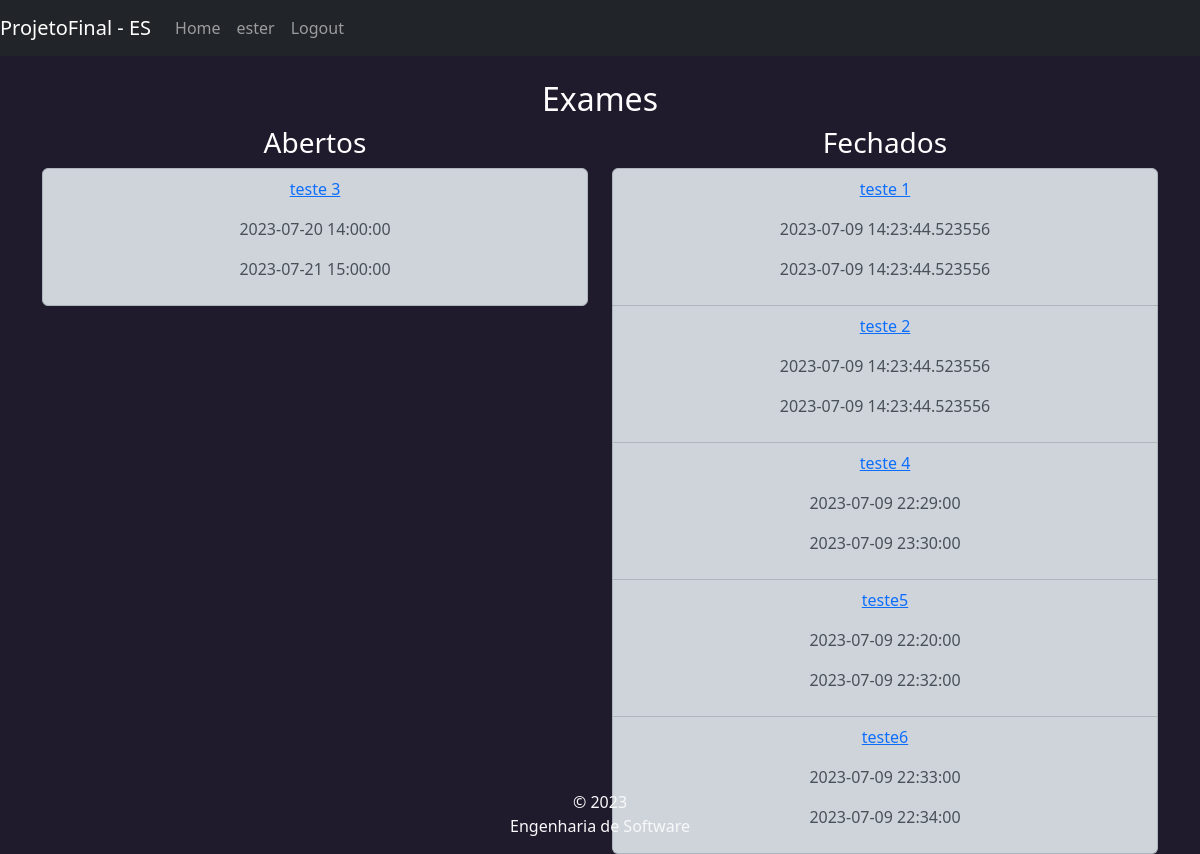
Page /exames (signed in) on the earlier database version.
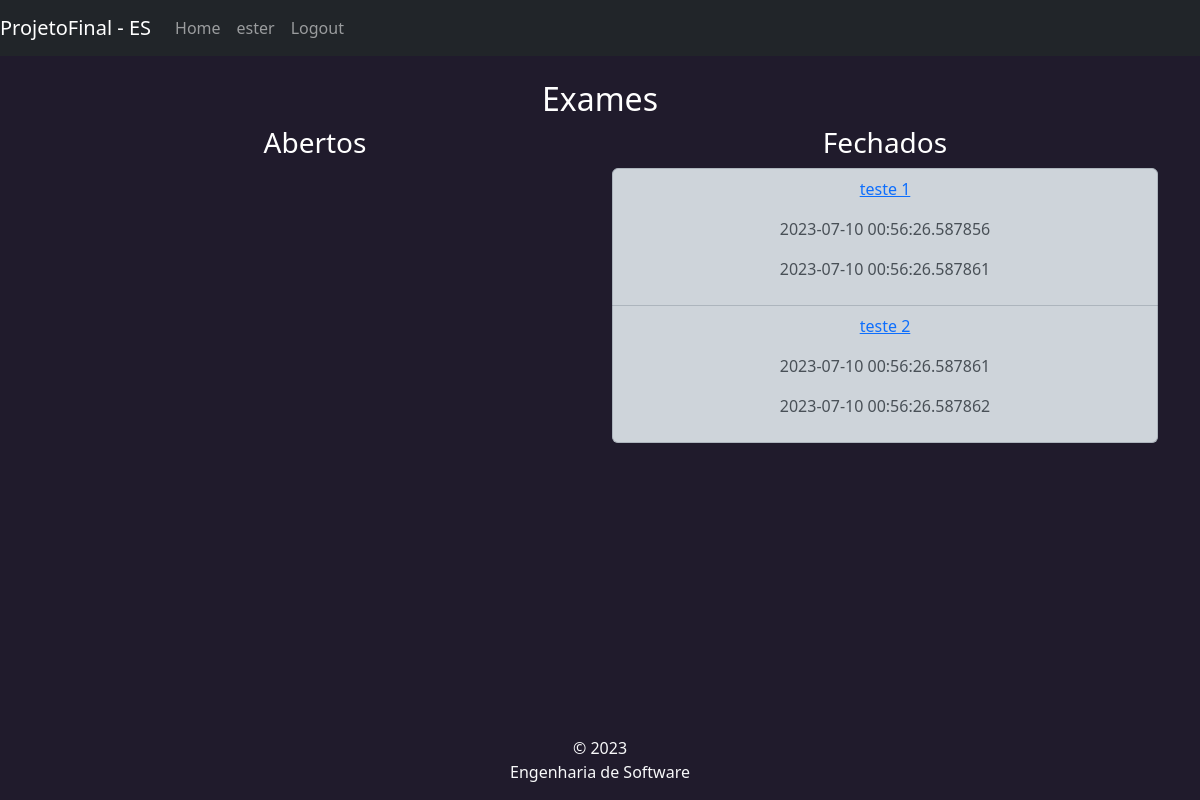
Same page on the later database version.
### app/models/tables.py (models this page shows)
class User(db.Model, UserMixin):
    id = db.Column(Integer, primary_key=True)
    username = db.Column(String(9), nullable=False, unique=True)
    email = db.Column(String(150), nullable=False, unique=True)
    password = db.Column(db.String(80), nullable=False)
    professor = db.Column(db.Boolean,nullable=False)

class Exame(db.Model):
    __tablename__ = 'exames'
    id = db.Column(db.Integer, primary_key=True)
    nome = db.Column(db.String,nullable = False)
    qtd_questoes = db.Column(db.Integer, nullable=False)
    valor = db.Column(db.String, nullable=False)
    horario_inicio = db.Column(db.DateTime, nullable = False)
    horario_fim = db.Column(db.DateTime, nullable = False)
    questoes:  Mapped[list["QuestaoExame"]] = relationship(back_populates="exame")
    '''
    questoes = db.relationship('Questao',secondary = questoes, lazy='subquery',
                               backref = db.backref('exames',lazy=True))
    questoesCE = db.relationship('QuestaoCE',secondary = questoesCE, lazy='subquery',
                               backref = db.backref('exames',lazy=True))
    questoesCA = db.relationship('QuestaoCA',secondary = questoesCA, lazy='subquery',
                               backref = db.backref('exames',lazy=True))
    '''

### app/controllers/routes.py (the view)
@app.route("/exames",methods=['GET'])
@login_required
def exames():
    now = datetime.now()
    exames = Exame.query.all()
    return render_template('exames.html', exames=exames, now=now)

### app/controllers/routes.py (called while the page is built)
@login_manager.user_loader
def load_user(user_id):
    return User.query.get(int(user_id))

### app/templates/exames.html (shortened to what this page needs)
{% extends "base.html" %}
{% block content %}
<h2 class="text-center">Exames</h2>
<div class="row text-center">
    <div class="col">
        <h3>Abertos</h3>
        <ul class="list-group">
        {% for exame in exames %}
        {% if now < exame.horario_fim %}
        <li class="list-group-item list-group-item-dark">
            <p><a href="{{url_for('exames_edit', id=exame.id)}}">{{ exame.nome }}</a></p>
            <p>{{ exame.horario_inicio}}</p>
            <p>{{ exame.horario_fim }}</p>
        </li>
        {% endif %}
        {% endfor %}
        </ul>
    </div>
    <div class="col">
        <h3>Fechados</h3>
        <ul class="list-group list-group-item-dark">
        {% for exame in exames %}
        {% if now > exame.horario_fim %}
        <li class="list-group-item">
            <p><a href="{{url_for('exames_relatorio', id=exame.id)}}">{{ exame.nome }}</a></p>
            <p>{{ exame.horario_inicio}}</p>
            <p>{{ exame.horario_fim }}</p>
        </li>
        {% endif %}
        {% endfor %}
        </ul>
    </div>
</div>
{% endblock %}

### app/templates/base.html (shortened to what this page needs)
<!DOCTYPE html>
<html lang="en">
<head>
    <link rel="stylesheet" href="/static/bootstrap-5.3.0-dist/css/bootstrap.min.css" />
</head>
<body style="background: #201b2c; color: white">
    <nav class="navbar navbar-expand-lg navbar-dark bg-dark">
        <a class="navbar-brand" href="#"> ProjetoFinal - ES </a>
        <div class="collapse navbar-collapse" id="navbarNav">
        <ul class="navbar-nav">
            <li class="nav-item active">
                <a class="nav-link" href="/user">Home</a>
            </li>
            {% if current_user.anoynumous %}
            {% else %}
            <li class="nav-item active">
                <a class="nav-link" href="">{{current_user.username }}</a>
            </li>
            <li class="nav-item active">
                <a class="nav-link" href="{{ url_for('logout') }}">Logout</a>
            </li>
            {% endif %}
        </ul>
        </div>
    </nav>
    <div class="d-flex mt-4">
        <div class="container">
        {% block content %}{% endblock %}
        </div>
    </div>
    <footer class="footer fixed-bottom mt-auto py-3 text-light">
        <div class="container text-center">
            <span>
                &copy; 2023 <br/>
                Engenharia de Software
            </span>
        </div>
    </footer>
</body>
</html>

Differences in the rows shown:
removed Exame: nome "teste 3", horario_inicio "2023-07-20 14:00:00", horario_fim "2023-07-21 15:00:00", shown under "Abertos"
removed Exame: nome "teste 4", horario_inicio "2023-07-09 22:29:00", horario_fim "2023-07-09 23:30:00", shown under "Fechados"
removed Exame: nome "teste5", horario_inicio "2023-07-09 22:20:00", horario_fim "2023-07-09 22:32:00", shown under "Fechados"
removed Exame: nome "teste6", horario_inicio "2023-07-09 22:33:00", horario_fim "2023-07-09 22:34:00", shown under "Fechados"
changed Exame "teste 1": horario_inicio "2023-07-09 14:23:44.523556" → "2023-07-10 00:56:26.587856"; horario_fim "2023-07-09 14:23:44.523556" → "2023-07-10 00:56:26.587861"
changed Exame "teste 2": horario_inicio "2023-07-09 14:23:44.523556" → "2023-07-10 00:56:26.587861"; horario_fim "2023-07-09 14:23:44.523556" → "2023-07-10 00:56:26.587862"
